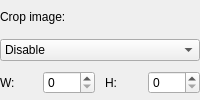
            <widget class="QFrame" name="cropImageFrame">
             <property name="toolTip">
              <string>&lt;html&gt;&lt;head/&gt;&lt;body&gt;&lt;p&gt;You can use this option to crop black borders. Use &lt;span style=&quot; font-weight:600;&quot;&gt;Auto per game&lt;/span&gt; to crop automatically based on the game or &lt;span style=&quot; font-weight:600;&quot;&gt;Custom&lt;/span&gt; to set the number of pixels yourself. The number of pixels is based on the original N64 resolution.&lt;/p&gt;&lt;/body&gt;&lt;/html&gt;</string>
             </property>
             <layout class="QVBoxLayout" name="verticalLayout_25">
              <property name="spacing">
               <number>5</number>
              </property>
              <property name="leftMargin">
               <number>0</number>
              </property>
              <property name="topMargin">
               <number>0</number>
              </property>
              <property name="rightMargin">
               <number>0</number>
              </property>
              <property name="bottomMargin">
               <number>0</number>
              </property>
              <item>
               <widget class="QLabel" name="cropImageLabel">
                <property name="locale">
                 <locale language="English" country="UnitedStates"/>
                </property>
                <property name="text">
                 <string>&lt;html&gt;&lt;head/&gt;&lt;body&gt;&lt;p&gt;Crop image:&lt;/p&gt;&lt;/body&gt;&lt;/html&gt;</string>
                </property>
               </widget>
              </item>
              <item>
               <widget class="QComboBox" name="cropImageComboBox">
                <property name="locale">
                 <locale language="English" country="UnitedStates"/>
                </property>
                <item>
                 <property name="text">
                  <string>Disable</string>
                 </property>
                </item>
                <item>
                 <property name="text">
                  <string>Auto per game</string>
                 </property>
                </item>
                <item>
                 <property name="text">
                  <string>Custom</string>
                 </property>
                </item>
               </widget>
              </item>
              <item>
               <widget class="QFrame" name="cropImageCustomFrame">
                <layout class="QHBoxLayout" name="horizontalLayout_23">
                 <property name="leftMargin">
                  <number>0</number>
                 </property>
                 <property name="topMargin">
                  <number>0</number>
                 </property>
                 <property name="rightMargin">
                  <number>0</number>
                 </property>
                 <property name="bottomMargin">
                  <number>0</number>
                 </property>
                 <item>
                  <widget class="QLabel" name="cropImageWidthLabel">
                   <property name="locale">
                    <locale language="English" country="UnitedStates"/>
                   </property>
                   <property name="text">
                    <string extracomment="Abbreviation for &quot;width&quot;.">W:</string>
                   </property>
                  </widget>
                 </item>
                 <item>
                  <widget class="QSpinBox" name="cropImageWidthSpinBox">
                   <property name="minimumSize">
                    <size>
                     <width>52</width>
                     <height>0</height>
                    </size>
                   </property>
                   <property name="locale">
                    <locale language="English" country="UnitedStates"/>
                   </property>
                   <property name="maximum">
                    <number>64</number>
                   </property>
                  </widget>
                 </item>
                 <item>
                  <spacer name="horizontalSpacer_9">
                   <property name="orientation">
                    <enum>Qt::Horizontal</enum>
                   </property>
                   <property name="sizeType">
                    <enum>QSizePolicy::Fixed</enum>
                   </property>
                   <property name="sizeHint" stdset="0">
                    <size>
                     <width>4</width>
                     <height>0</height>
                    </size>
                   </property>
                  </spacer>
                 </item>
                 <item>
                  <widget class="QLabel" name="cropImageHeightLabel">
                   <property name="locale">
                    <locale language="English" country="UnitedStates"/>
                   </property>
                   <property name="text">
                    <string extracomment="Abbreviation for &quot;height&quot;.">H:</string>
                   </property>
                  </widget>
                 </item>
                 <item>
                  <widget class="QSpinBox" name="cropImageHeightSpinBox">
                   <property name="minimumSize">
                    <size>
                     <width>52</width>
                     <height>0</height>
                    </size>
                   </property>
                   <property name="locale">
                    <locale language="English" country="UnitedStates"/>
                   </property>
                   <property name="maximum">
                    <number>48</number>
                   </property>
                  </widget>
                 </item>
                </layout>
               </widget>
              </item>
             </layout>
            </widget>
